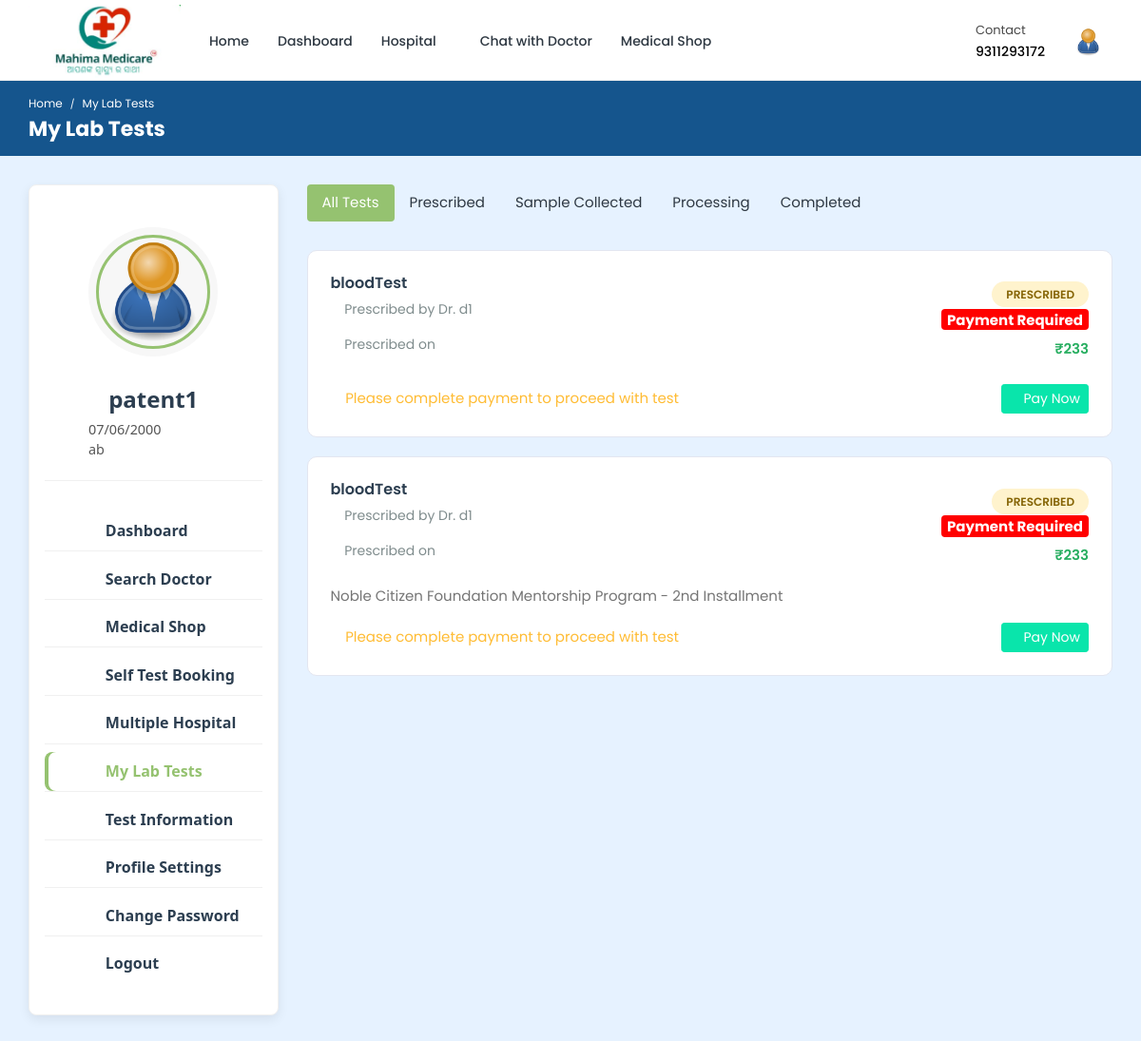
The app's page /patient-lab-tests/ (signed in), older data.
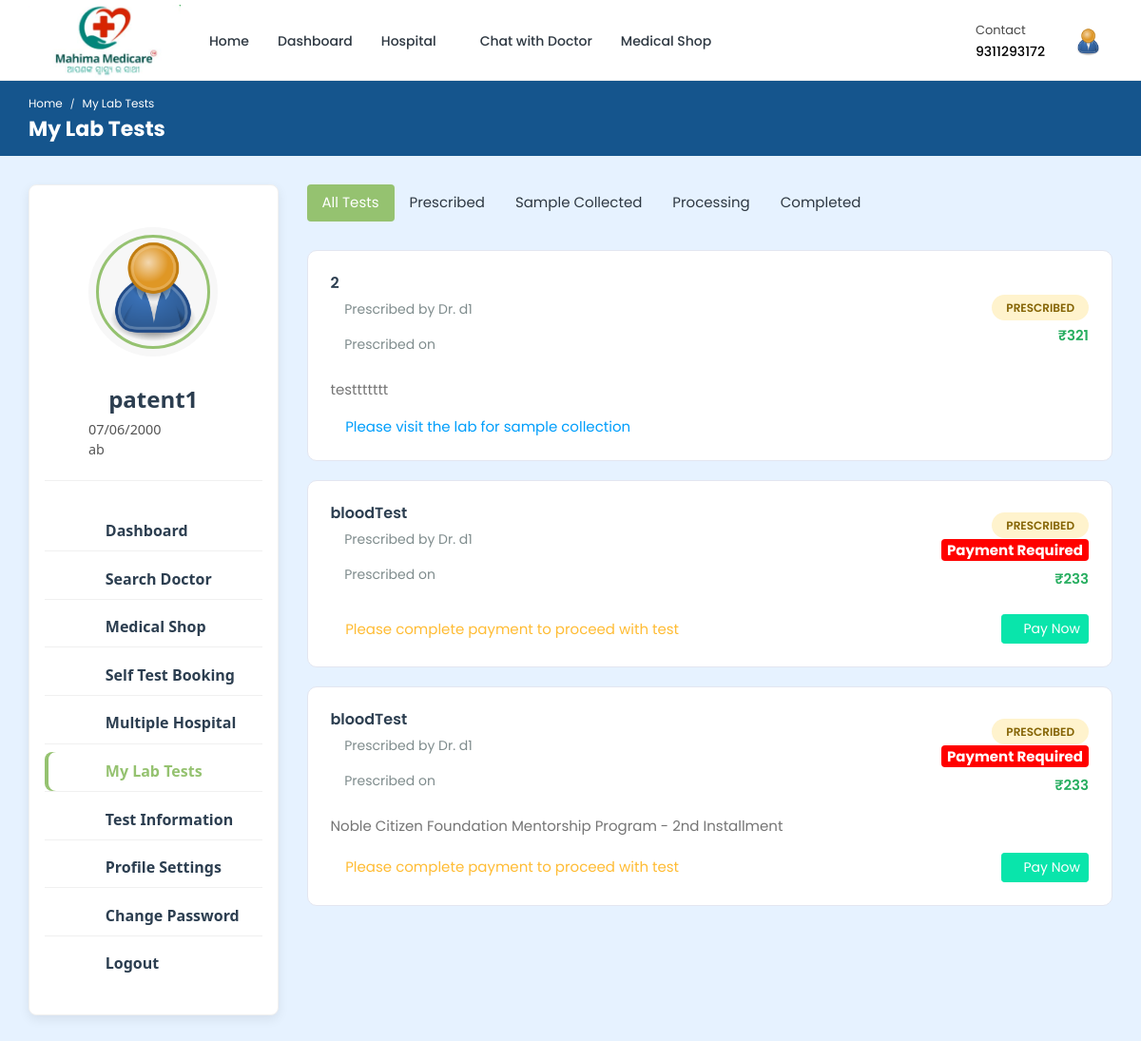
The same page, newer data.
### doctor/models.py (models this page shows, shortened)
class Prescription_test(models.Model):
    PAYMENT_STATUS_CHOICES = [
        ('unpaid', 'Unpaid'),
        ('paid', 'Paid'),
        ('partial', 'Partial'),
        ('refunded', 'Refunded'),
    ]
    TEST_STATUS_CHOICES = [
        ('prescribed', 'Prescribed'),
        ('paid', 'Payment Completed'),
        ('collected', 'Sample Collected'),
        ('processing', 'Processing'),
        ('completed', 'Completed'),
        ('delivered', 'Report Delivered'),
    ]
    prescription = models.ForeignKey(Prescription, on_delete=models.CASCADE, null=True, blank=True)
    test_id = models.AutoField(primary_key=True)
    test_name = models.CharField(max_length=200, null=True, blank=True)
    test_description = models.TextField(null=True, blank=True)
    test_info_id = models.CharField(max_length=200, null=True, blank=True)
    test_info_price = models.CharField(max_length=200, null=True, blank=True)
    test_info_pay_status = models.CharField(max_length=20, choices=PAYMENT_STATUS_CHOICES, default='unpaid')
    test_status = models.CharField(max_length=20, choices=TEST_STATUS_CHOICES, default='prescribed')
    payment_date = models.DateTimeField(null=True, blank=True)
    created_at = models.DateTimeField(auto_now_add=True)
    updated_at = models.DateTimeField(auto_now=True)
    assigned_technician = models.ForeignKey(
        'hospital_admin.Clinical_Laboratory_Technician',
        on_delete=models.SET_NULL,
        null=True,
        blank=True,
        related_name='assigned_tests'
    )
    """
    (create prescription)
    doctor input --> test_id
    using test_id --> retrive price
    store price in prescription_test column
    """

class Prescription(models.Model):
    prescription_id = models.AutoField(primary_key=True)
    doctor = models.ForeignKey(Doctor_Information, on_delete=models.CASCADE, null=True, blank=True)
    patient = models.ForeignKey(Patient, on_delete=models.SET_NULL, null=True, blank=True)
    create_date = models.CharField(max_length=200, null=True, blank=True)
    medicine_name = models.CharField(max_length=200, null=True, blank=True)
    quantity = models.CharField(max_length=200, null=True, blank=True)
    days = models.CharField(max_length=200, null=True, blank=True)
    time = models.CharField(max_length=200, null=True, blank=True)
    relation_with_meal = models.CharField(max_length=200, null=True, blank=True)
    medicine_description = models.TextField(null=True, blank=True)
    test_name = models.CharField(max_length=200, null=True, blank=True)
    test_description = models.TextField(null=True, blank=True)
    extra_information = models.TextField(null=True, blank=True)

class Doctor_Information(models.Model):
    DOCTOR_TYPE = (
        ('Cardiologists', 'Cardiologists'),
        ('Neurologists', 'Neurologists'),
        ('Pediatricians', 'Pediatricians'),
        ('Physiatrists', 'Physiatrists'),
        ('Dermatologists', 'Dermatologists'),
    )
    doctor_id = models.AutoField(primary_key=True)
    user = models.OneToOneField(User, on_delete=models.CASCADE, null=True, blank=True, related_name='profile')
    name = models.CharField(max_length=200, null=True, blank=True)
    username = models.CharField(max_length=200, null=True, blank=True)
    gender = models.CharField(max_length=200, null=True, blank=True)
    description = models.TextField(max_length=1000, null=True, blank=True)
    department = models.CharField(max_length=200, choices=DOCTOR_TYPE, null=True, blank=True)
    department_name = models.ForeignKey(hospital_department, on_delete=models.SET_NULL, null=True, blank=True)
    specialization = models.ForeignKey(specialization, on_delete=models.SET_NULL, null=True, blank=True)
    featured_image = models.ImageField(upload_to='doctors/', default='doctors/user-default.png', null=True, blank=True)
    certificate_image = models.ImageField(upload_to='doctors_certificate/', default='doctors_certificate/default.png', null=True, blank=True)
    email = models.EmailField(max_length=200, null=True, blank=True)
    phone_number = models.CharField(max_length=200, null=True, blank=True)
    nid = models.CharField(max_length=200, null=True, blank=True)
    visiting_hour = models.CharField(max_length=200, null=True, blank=True)
    consultation_fee = models.IntegerField(null=True, blank=True)
    report_fee = models.IntegerField(null=True, blank=True)
    dob = models.CharField(max_length=200, null=True, blank=True)
    institute = models.CharField(max_length=200, null=True, blank=True)
    degree = models.CharField(max_length=200, null=True, blank=True)
    completion_year = models.CharField(max_length=200, null=True, blank=True)
    work_place = models.CharField(max_length=200, null=True, blank=True)
    designation = models.CharField(max_length=200, null=True, blank=True)
    start_year = models.CharField(max_length=200, null=True, blank=True)
    end_year = models.CharField(max_length=200, null=True, blank=True)
    register_status =  models.CharField(max_length=200, null=True, blank=True)
    hospital_name = models.ForeignKey(Hospital_Information, on_delete=models.SET_NULL, null=True, blank=True)

### hospital/views.py (the view, shortened to what this page needs)
# urls.py: path('patient-lab-tests/', views.patient_lab_tests, name='patient-lab-tests'),
@csrf_exempt
@login_required(login_url="login")
def patient_lab_tests(request):
    if request.user.is_patient:
        patient = Patient.objects.get(user=request.user)
        status_filter = request.GET.get('status', 'all')
        lab_tests = Prescription_test.objects.filter(
            prescription__patient=patient
        ).select_related('prescription', 'prescription__doctor').order_by('-prescription__create_date')
        for test in lab_tests:
            try:
                test.report = Report.objects.get(
                    patient=patient,
                    test_name=test.test_name
                )
            except Report.DoesNotExist:
                test.report = None
            test.status = getattr(test, 'test_status', 'prescribed')
            test.payment_status = test.test_info_pay_status
        context = {
            'patient': patient,
            'lab_tests': lab_tests,
            'status_filter': status_filter
        }
        return render(request, 'patient-lab-tests.html', context)
    else:
        logout(request)
        messages.error(request, 'Not Authorized')
        return render(request, 'patient-login.html')

### templates/patient-lab-tests.html (shortened to what the changed rows need)
{% load static %}
<!DOCTYPE html>
<html lang="en">
<head>
    <link rel="stylesheet" href="{% static 'HealthStack-System/css/Normal/bootstrap.min.css' %}">
    <link rel="stylesheet" href="{% static 'HealthStack-System/plugins/Normal/fontawesome/css/fontawesome.min.css' %}">
    <link rel="stylesheet" href="{% static 'HealthStack-System/plugins/Normal/fontawesome/css/all.min.css' %}">
    <link rel="stylesheet" href="{% static 'HealthStack-System/css/Normal/style.css' %}">
</head>
<body>
    <div class="main-wrapper">
        <div class="breadcrumb-bar">
            <div class="container-fluid">
                <div class="row align-items-center">
                    <div class="col-md-12 col-12">
                        <h2 class="breadcrumb-title">My Lab Tests</h2>
                    </div>
                </div>
            </div>
        </div>
        <div class="content">
            <div class="container-fluid">
                <div class="row">
                    <div class="col-md-9">
                        {% if lab_tests %}
                            {% for test in lab_tests %}
                            <div class="card test-card">
                                <div class="card-body">
                                    <div class="test-info">
                                        <div>
                                            <h5 class="test-name">{{ test.test_name }}</h5>
                                            <p class="doctor-info">
                                                <i class="fas fa-user-md"></i>
                                                Prescribed by Dr. {{ test.prescription.doctor.name }}
                                            </p>
                                            <p class="doctor-info">
                                                <i class="fas fa-calendar"></i>
                                                Prescribed on {{ test.prescription.create_date|date:"M d, Y" }}
                                            </p>
                                        </div>
                                        <div class="text-right">
                                            <span class="test-status status-{{ test.status|default:'prescribed' }}">
                                                {{ test.get_test_status_display|default:test.status|title }}
                                            </span>
                                            {% if test.payment_status == 'unpaid' %}
                                            <div class="mt-1">
                                                <span class="badge badge-danger">Payment Required</span>
                                            </div>
                                            {% elif test.payment_status == 'paid' %}
                                            <div class="mt-1">
                                                <span class="badge badge-success">Paid</span>
                                            </div>
                                            {% endif %}
                                            {% if test.test_info_price %}
                                            <div class="test-price mt-2">₹{{ test.test_info_price }}</div>
                                            {% endif %}
                                        </div>
                                    </div>
                                    {% if test.test_description %}
                                    <p class="text-muted">{{ test.test_description }}</p>
                                    {% endif %}
                                    <div class="action-buttons">
                                        {% if test.status == 'prescribed' %}
                                            {% if test.payment_status == 'unpaid' %}
                                            <div class="d-flex justify-content-between align-items-center">
                                                <span class="text-warning">
                                                    <i class="fas fa-credit-card"></i>
                                                    Please complete payment to proceed with test
                                                </span>
                                                <a href="{% url 'test-add-to-cart' test.prescription.prescription_id test.test_info_id %}" class="btn btn-sm btn-primary">
                                                    <i class="fas fa-credit-card"></i> Pay Now
                                                </a>
                                            </div>
                                            {% else %}
                                            <span class="text-info">
                                                <i class="fas fa-info-circle"></i>
                                                Please visit the lab for sample collection
                                            </span>
                                            {% endif %}
                                        {% elif test.status == 'collected' %}
                                        <span class="text-success">
                                            <i class="fas fa-check-circle"></i>
                                            Sample collected, processing will begin soon
                                        </span>
                                        {% elif test.status == 'processing' %}
                                        <span class="text-primary">
                                            <i class="fas fa-spinner"></i>
                                            Your test is being processed
                                        </span>
                                        {% elif test.status == 'completed' %}
                                        <span class="text-success">
                                            <i class="fas fa-check-circle"></i>
                                            Test completed - Report is ready
                                        </span>
                                        {% endif %}
                                    </div>
                                </div>
                            </div>
                            {% endfor %}
                        {% endif %}
                    </div>
                </div>
            </div>
        </div>
    </div>
</body>
</html>

Row changes from the older to the newer data that the page shows:
added Prescription_test: test_name "2", prescription.doctor.name "d1", test_status "PRESCRIBED", test_info_price "321", test_description "testtttttt", test_info_pay_status "cod_pending" (drawn), shows "Please visit the lab for sample collection"
